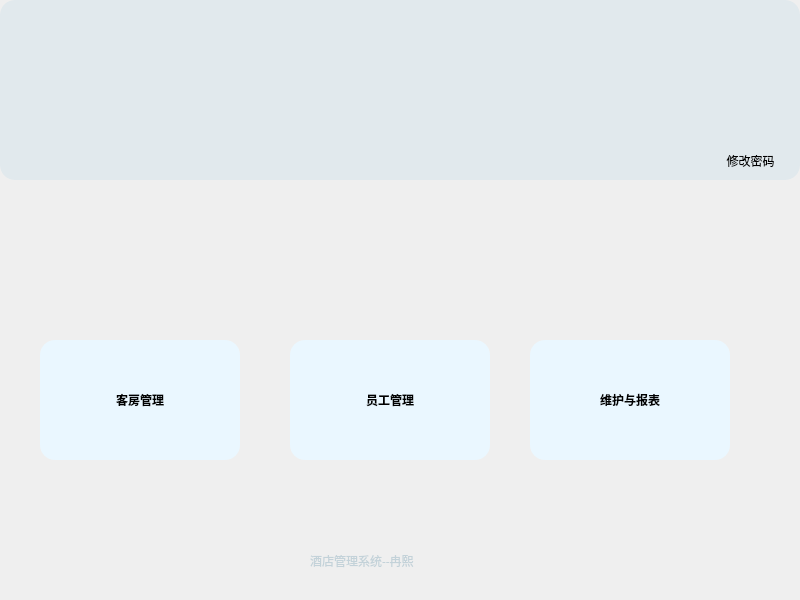
<?xml version="1.0" encoding="UTF-8"?>
<ui version="4.0">
 <class>MainWindow</class>
 <widget class="QMainWindow" name="MainWindow">
  <property name="geometry">
   <rect>
    <x>0</x>
    <y>0</y>
    <width>800</width>
    <height>600</height>
   </rect>
  </property>
  <property name="contextMenuPolicy">
   <enum>Qt::ContextMenuPolicy::DefaultContextMenu</enum>
  </property>
  <property name="windowTitle">
   <string>NKU附属酒店</string>
  </property>
  <property name="windowIcon">
   <iconset>
    <normaloff>../../../../../../pictures/酒店.png</normaloff>../../../../../../pictures/酒店.png</iconset>
  </property>
  <property name="styleSheet">
   <string notr="true">QMainWindow{
border-radius:15px
}
QWidget{
border-radius:15px;
}
#frame{
background: #e1e9ed;}
QToolButton{
background:#EAF7FF;
border-radius:15px;
}
QToolButton:hover{
background:#EAF7FF;
border-radius:15px;
background:#49ebff;
}
#label{
text-align:center;
}
#welcome{
text-align:center;
}
#toolButton_7
{
background:#e1e9ed;
}</string>
  </property>
  <property name="tabShape">
   <enum>QTabWidget::TabShape::Rounded</enum>
  </property>
  <widget class="QWidget" name="centralwidget">
   <widget class="QToolButton" name="chartbutton">
    <property name="geometry">
     <rect>
      <x>530</x>
      <y>340</y>
      <width>200</width>
      <height>120</height>
     </rect>
    </property>
    <property name="minimumSize">
     <size>
      <width>200</width>
      <height>120</height>
     </size>
    </property>
    <property name="font">
     <font>
      <family>幼圆</family>
      <bold>true</bold>
     </font>
    </property>
    <property name="text">
     <string>维护与报表</string>
    </property>
    <property name="icon">
     <iconset>
      <normaloff>../../../../../pictures/chart.png</normaloff>../../../../../pictures/chart.png</iconset>
    </property>
    <property name="iconSize">
     <size>
      <width>70</width>
      <height>70</height>
     </size>
    </property>
    <property name="toolButtonStyle">
     <enum>Qt::ToolButtonStyle::ToolButtonTextUnderIcon</enum>
    </property>
   </widget>
   <widget class="QToolButton" name="roombutton">
    <property name="geometry">
     <rect>
      <x>40</x>
      <y>340</y>
      <width>200</width>
      <height>120</height>
     </rect>
    </property>
    <property name="font">
     <font>
      <family>幼圆</family>
      <bold>true</bold>
     </font>
    </property>
    <property name="text">
     <string>客房管理</string>
    </property>
    <property name="icon">
     <iconset>
      <normaloff>../../../../../pictures/coffee.png</normaloff>../../../../../pictures/coffee.png</iconset>
    </property>
    <property name="iconSize">
     <size>
      <width>80</width>
      <height>80</height>
     </size>
    </property>
    <property name="popupMode">
     <enum>QToolButton::ToolButtonPopupMode::InstantPopup</enum>
    </property>
    <property name="toolButtonStyle">
     <enum>Qt::ToolButtonStyle::ToolButtonTextUnderIcon</enum>
    </property>
   </widget>
   <widget class="QToolButton" name="staffbutton">
    <property name="geometry">
     <rect>
      <x>290</x>
      <y>340</y>
      <width>200</width>
      <height>120</height>
     </rect>
    </property>
    <property name="font">
     <font>
      <family>幼圆</family>
      <bold>true</bold>
     </font>
    </property>
    <property name="text">
     <string>员工管理</string>
    </property>
    <property name="icon">
     <iconset>
      <normaloff>../../../../../pictures/staff.png</normaloff>../../../../../pictures/staff.png</iconset>
    </property>
    <property name="iconSize">
     <size>
      <width>80</width>
      <height>80</height>
     </size>
    </property>
    <property name="toolButtonStyle">
     <enum>Qt::ToolButtonStyle::ToolButtonTextUnderIcon</enum>
    </property>
   </widget>
   <widget class="QFrame" name="frame">
    <property name="geometry">
     <rect>
      <x>0</x>
      <y>0</y>
      <width>800</width>
      <height>180</height>
     </rect>
    </property>
    <property name="frameShape">
     <enum>QFrame::Shape::StyledPanel</enum>
    </property>
    <property name="frameShadow">
     <enum>QFrame::Shadow::Raised</enum>
    </property>
    <widget class="QLabel" name="welcome">
     <property name="geometry">
      <rect>
       <x>40</x>
       <y>10</y>
       <width>751</width>
       <height>51</height>
      </rect>
     </property>
     <property name="font">
      <font>
       <family>幼圆</family>
       <pointsize>12</pointsize>
      </font>
     </property>
     <property name="text">
      <string/>
     </property>
     <property name="alignment">
      <set>Qt::AlignmentFlag::AlignCenter</set>
     </property>
    </widget>
    <widget class="QToolButton" name="toolButton_7">
     <property name="geometry">
      <rect>
       <x>370</x>
       <y>70</y>
       <width>71</width>
       <height>71</height>
      </rect>
     </property>
     <property name="font">
      <font>
       <pointsize>9</pointsize>
      </font>
     </property>
     <property name="text">
      <string/>
     </property>
     <property name="icon">
      <iconset>
       <normaloff>../../../../../pictures/hotel.png</normaloff>../../../../../pictures/hotel.png</iconset>
     </property>
     <property name="iconSize">
      <size>
       <width>100</width>
       <height>100</height>
      </size>
     </property>
    </widget>
    <widget class="QToolButton" name="modifyPwd">
     <property name="geometry">
      <rect>
       <x>710</x>
       <y>150</y>
       <width>81</width>
       <height>21</height>
      </rect>
     </property>
     <property name="styleSheet">
      <string notr="true">background:#e1e9ed</string>
     </property>
     <property name="text">
      <string>修改密码</string>
     </property>
    </widget>
   </widget>
   <widget class="QLabel" name="label">
    <property name="geometry">
     <rect>
      <x>310</x>
      <y>540</y>
      <width>181</width>
      <height>41</height>
     </rect>
    </property>
    <property name="palette">
     <palette>
      <active>
       <colorrole role="WindowText">
        <brush brushstyle="SolidPattern">
         <color alpha="255">
          <red>195</red>
          <green>210</green>
          <blue>217</blue>
         </color>
        </brush>
       </colorrole>
       <colorrole role="Button">
        <brush brushstyle="SolidPattern">
         <color alpha="255">
          <red>255</red>
          <green>255</green>
          <blue>255</blue>
         </color>
        </brush>
       </colorrole>
       <colorrole role="Light">
        <brush brushstyle="SolidPattern">
         <color alpha="255">
          <red>255</red>
          <green>255</green>
          <blue>255</blue>
         </color>
        </brush>
       </colorrole>
       <colorrole role="Midlight">
        <brush brushstyle="SolidPattern">
         <color alpha="255">
          <red>225</red>
          <green>232</green>
          <blue>236</blue>
         </color>
        </brush>
       </colorrole>
       <colorrole role="Dark">
        <brush brushstyle="SolidPattern">
         <color alpha="255">
          <red>97</red>
          <green>105</green>
          <blue>108</blue>
         </color>
        </brush>
       </colorrole>
       <colorrole role="Mid">
        <brush brushstyle="SolidPattern">
         <color alpha="255">
          <red>130</red>
          <green>140</green>
          <blue>145</blue>
         </color>
        </brush>
       </colorrole>
       <colorrole role="Text">
        <brush brushstyle="SolidPattern">
         <color alpha="255">
          <red>0</red>
          <green>0</green>
          <blue>0</blue>
         </color>
        </brush>
       </colorrole>
       <colorrole role="BrightText">
        <brush brushstyle="SolidPattern">
         <color alpha="255">
          <red>255</red>
          <green>255</green>
          <blue>255</blue>
         </color>
        </brush>
       </colorrole>
       <colorrole role="ButtonText">
        <brush brushstyle="SolidPattern">
         <color alpha="255">
          <red>0</red>
          <green>0</green>
          <blue>0</blue>
         </color>
        </brush>
       </colorrole>
       <colorrole role="Base">
        <brush brushstyle="SolidPattern">
         <color alpha="255">
          <red>255</red>
          <green>255</green>
          <blue>255</blue>
         </color>
        </brush>
       </colorrole>
       <colorrole role="Window">
        <brush brushstyle="SolidPattern">
         <color alpha="255">
          <red>255</red>
          <green>255</green>
          <blue>255</blue>
         </color>
        </brush>
       </colorrole>
       <colorrole role="Shadow">
        <brush brushstyle="SolidPattern">
         <color alpha="255">
          <red>0</red>
          <green>0</green>
          <blue>0</blue>
         </color>
        </brush>
       </colorrole>
       <colorrole role="AlternateBase">
        <brush brushstyle="SolidPattern">
         <color alpha="255">
          <red>225</red>
          <green>232</green>
          <blue>236</blue>
         </color>
        </brush>
       </colorrole>
       <colorrole role="ToolTipBase">
        <brush brushstyle="SolidPattern">
         <color alpha="255">
          <red>255</red>
          <green>255</green>
          <blue>220</blue>
         </color>
        </brush>
       </colorrole>
       <colorrole role="ToolTipText">
        <brush brushstyle="SolidPattern">
         <color alpha="255">
          <red>0</red>
          <green>0</green>
          <blue>0</blue>
         </color>
        </brush>
       </colorrole>
      </active>
      <inactive>
       <colorrole role="WindowText">
        <brush brushstyle="SolidPattern">
         <color alpha="255">
          <red>195</red>
          <green>210</green>
          <blue>217</blue>
         </color>
        </brush>
       </colorrole>
       <colorrole role="Button">
        <brush brushstyle="SolidPattern">
         <color alpha="255">
          <red>255</red>
          <green>255</green>
          <blue>255</blue>
         </color>
        </brush>
       </colorrole>
       <colorrole role="Light">
        <brush brushstyle="SolidPattern">
         <color alpha="255">
          <red>255</red>
          <green>255</green>
          <blue>255</blue>
         </color>
        </brush>
       </colorrole>
       <colorrole role="Midlight">
        <brush brushstyle="SolidPattern">
         <color alpha="255">
          <red>225</red>
          <green>232</green>
          <blue>236</blue>
         </color>
        </brush>
       </colorrole>
       <colorrole role="Dark">
        <brush brushstyle="SolidPattern">
         <color alpha="255">
          <red>97</red>
          <green>105</green>
          <blue>108</blue>
         </color>
        </brush>
       </colorrole>
       <colorrole role="Mid">
        <brush brushstyle="SolidPattern">
         <color alpha="255">
          <red>130</red>
          <green>140</green>
          <blue>145</blue>
         </color>
        </brush>
       </colorrole>
       <colorrole role="Text">
        <brush brushstyle="SolidPattern">
         <color alpha="255">
          <red>0</red>
          <green>0</green>
          <blue>0</blue>
         </color>
        </brush>
       </colorrole>
       <colorrole role="BrightText">
        <brush brushstyle="SolidPattern">
         <color alpha="255">
          <red>255</red>
          <green>255</green>
          <blue>255</blue>
         </color>
        </brush>
       </colorrole>
       <colorrole role="ButtonText">
        <brush brushstyle="SolidPattern">
         <color alpha="255">
          <red>0</red>
          <green>0</green>
          <blue>0</blue>
         </color>
        </brush>
       </colorrole>
       <colorrole role="Base">
        <brush brushstyle="SolidPattern">
         <color alpha="255">
          <red>255</red>
          <green>255</green>
          <blue>255</blue>
         </color>
        </brush>
       </colorrole>
       <colorrole role="Window">
        <brush brushstyle="SolidPattern">
         <color alpha="255">
          <red>255</red>
          <green>255</green>
          <blue>255</blue>
         </color>
        </brush>
       </colorrole>
       <colorrole role="Shadow">
        <brush brushstyle="SolidPattern">
         <color alpha="255">
          <red>0</red>
          <green>0</green>
          <blue>0</blue>
         </color>
        </brush>
       </colorrole>
       <colorrole role="AlternateBase">
        <brush brushstyle="SolidPattern">
         <color alpha="255">
          <red>225</red>
          <green>232</green>
          <blue>236</blue>
         </color>
        </brush>
       </colorrole>
       <colorrole role="ToolTipBase">
        <brush brushstyle="SolidPattern">
         <color alpha="255">
          <red>255</red>
          <green>255</green>
          <blue>220</blue>
         </color>
        </brush>
       </colorrole>
       <colorrole role="ToolTipText">
        <brush brushstyle="SolidPattern">
         <color alpha="255">
          <red>0</red>
          <green>0</green>
          <blue>0</blue>
         </color>
        </brush>
       </colorrole>
      </inactive>
      <disabled>
       <colorrole role="WindowText">
        <brush brushstyle="SolidPattern">
         <color alpha="255">
          <red>97</red>
          <green>105</green>
          <blue>108</blue>
         </color>
        </brush>
       </colorrole>
       <colorrole role="Button">
        <brush brushstyle="SolidPattern">
         <color alpha="255">
          <red>255</red>
          <green>255</green>
          <blue>255</blue>
         </color>
        </brush>
       </colorrole>
       <colorrole role="Light">
        <brush brushstyle="SolidPattern">
         <color alpha="255">
          <red>255</red>
          <green>255</green>
          <blue>255</blue>
         </color>
        </brush>
       </colorrole>
       <colorrole role="Midlight">
        <brush brushstyle="SolidPattern">
         <color alpha="255">
          <red>225</red>
          <green>232</green>
          <blue>236</blue>
         </color>
        </brush>
       </colorrole>
       <colorrole role="Dark">
        <brush brushstyle="SolidPattern">
         <color alpha="255">
          <red>97</red>
          <green>105</green>
          <blue>108</blue>
         </color>
        </brush>
       </colorrole>
       <colorrole role="Mid">
        <brush brushstyle="SolidPattern">
         <color alpha="255">
          <red>130</red>
          <green>140</green>
          <blue>145</blue>
         </color>
        </brush>
       </colorrole>
       <colorrole role="Text">
        <brush brushstyle="SolidPattern">
         <color alpha="255">
          <red>97</red>
          <green>105</green>
          <blue>108</blue>
         </color>
        </brush>
       </colorrole>
       <colorrole role="BrightText">
        <brush brushstyle="SolidPattern">
         <color alpha="255">
          <red>255</red>
          <green>255</green>
          <blue>255</blue>
         </color>
        </brush>
       </colorrole>
       <colorrole role="ButtonText">
        <brush brushstyle="SolidPattern">
         <color alpha="255">
          <red>97</red>
          <green>105</green>
          <blue>108</blue>
         </color>
        </brush>
       </colorrole>
       <colorrole role="Base">
        <brush brushstyle="SolidPattern">
         <color alpha="255">
          <red>255</red>
          <green>255</green>
          <blue>255</blue>
         </color>
        </brush>
       </colorrole>
       <colorrole role="Window">
        <brush brushstyle="SolidPattern">
         <color alpha="255">
          <red>255</red>
          <green>255</green>
          <blue>255</blue>
         </color>
        </brush>
       </colorrole>
       <colorrole role="Shadow">
        <brush brushstyle="SolidPattern">
         <color alpha="255">
          <red>0</red>
          <green>0</green>
          <blue>0</blue>
         </color>
        </brush>
       </colorrole>
       <colorrole role="AlternateBase">
        <brush brushstyle="SolidPattern">
         <color alpha="255">
          <red>195</red>
          <green>210</green>
          <blue>217</blue>
         </color>
        </brush>
       </colorrole>
       <colorrole role="ToolTipBase">
        <brush brushstyle="SolidPattern">
         <color alpha="255">
          <red>255</red>
          <green>255</green>
          <blue>220</blue>
         </color>
        </brush>
       </colorrole>
       <colorrole role="ToolTipText">
        <brush brushstyle="SolidPattern">
         <color alpha="255">
          <red>0</red>
          <green>0</green>
          <blue>0</blue>
         </color>
        </brush>
       </colorrole>
      </disabled>
     </palette>
    </property>
    <property name="font">
     <font>
      <family>幼圆</family>
     </font>
    </property>
    <property name="text">
     <string>酒店管理系统--冉熙</string>
    </property>
   </widget>
  </widget>
 </widget>
 <resources/>
 <connections/>
</ui>
